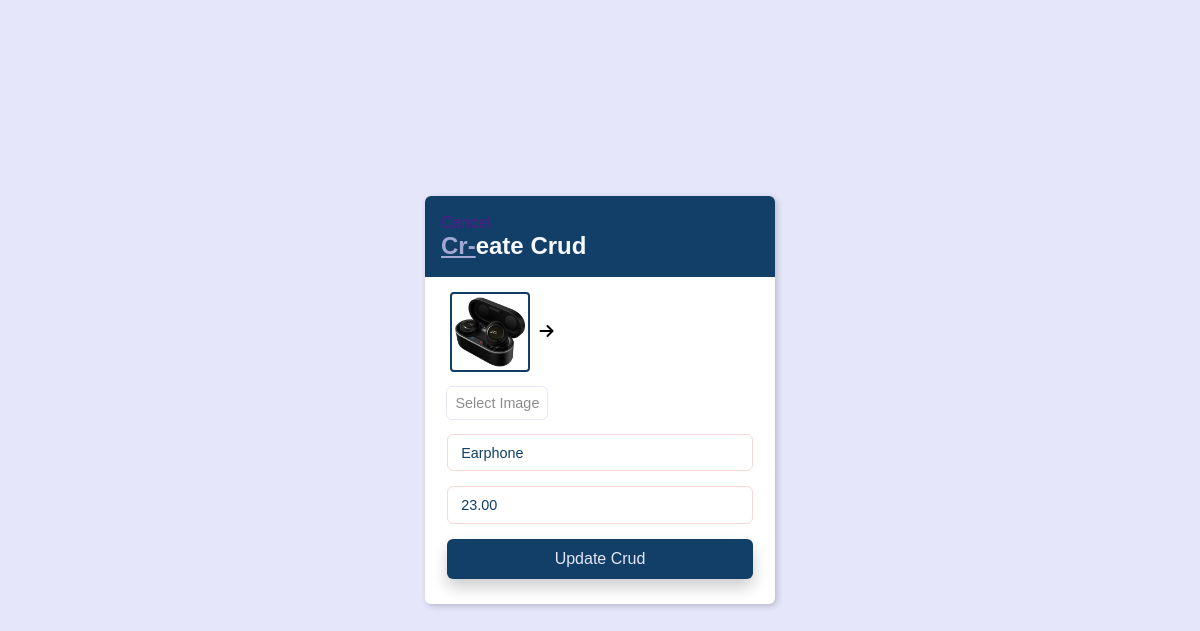
The app's page /update-crud/6/ with its own data.
### crud/models.py (models this page shows, shortened)
class Crud(models.Model):
    user = models.ForeignKey(User, on_delete=models.CASCADE, null=True)
    title = models.CharField(max_length=255)
    price = models.DecimalField(max_digits=10, decimal_places=2)
    image = models.ImageField(upload_to=image_upload_path, null=True)
    color = models.CharField(max_length=50, null=True, blank=True)
    updated = models.DateTimeField(auto_now=True)
    created = models.DateTimeField(auto_now_add=True)
    class Meta:
        ordering = ['-updated', '-created']
    @property
    def get_crud_image(self):
        try:
            url = self.image.url
        except:
            url = ''
        return url

### crud/views.py (the view)
# urls.py: path('update-crud/<str:pk>/', views.updateCrud, name="update-crud"),
def updateCrud(request, pk):
    crud = Crud.objects.get(id=pk)
    if request.method == "POST":
        form = CrudForm(request.POST, request.FILES, instance=crud)
        if form.is_valid():
            crud = form.save(commit=False)
            crud.color = request.POST.get('color')
            crud.save()
            return redirect('crud')
    else:
        form = CrudForm(instance=crud)
    context = {'btn': 'Update', 'form': form, 'crud': crud}
    return render(request, "crud/create_form.html", context)

### crud/forms.py
class CrudForm(forms.ModelForm):
    image = forms.ImageField(widget=forms.FileInput(attrs={"onChange": "showImage(this)", "name": "image", "id":"c__img"}))
    class Meta:
        model = Crud
        fields = ['image', 'title', 'price']
        widgets = {
            'title': forms.TextInput(attrs={"placeholder": "Product Title"}),
            'price': forms.TextInput(attrs={"placeholder": "Product Price"}),
        }

### crud/templates/crud/create_form.html (shortened to what this page needs)
{% extends 'index.html' %}
{% load static %}
{% block content %}
<main>
    <div class="form__wrapper">
        <div class="form__header crud_h">
            <a href="" class="cancel__crud">Cancel</a>
            <h2><span>Cr-</span>eate Crud</h2>
        </div>
        <div class="crud__images">
            {% if btn == 'Update' %}
                <img src="{{ crud.get_crud_image }}" alt="" class="update__img">
                <span class="crud">
                    <i class="fas fa-arrow-right"></i>
                </span>
            {% endif %}
        </div>
        <form action="" method="POST" autocomplete="off" enctype="multipart/form-data" data-crud-form>
            <div class="field__group image__field">
                <label class="c__img" for="c__img">Select Image</label>
            </div>
            <div class="field__group">
                {{ form.title }}
            </div>
            <div class="field__group">
                {{ form.price }}
            </div>
            <button class="btn f__btn">{{ btn }} Crud</button>
        </form>
    </div>
</main>
{% endblock %}

### static/css/styles.css (style rules this page uses)
:root { --header-shadow: 2px 3px 4px rgba(0, 0, 0, 0.3); --dropdown-shadow: 2px 2px 5px rgba(0, 0, 0, 0.2); --form-shadow: 2px 2px 6px rgba(0, 0, 0, 0.2); --pwd-sent-shadow: 2px 2px 10px rgba(0, 0, 0, 0.2); --list-shadow: 10px 0 20px rgba(0, 0, 0, 0.2); --body-bg-color: #f8f8ff; --main-bg-color: #113f67; --forms-main-color: #e6e6fa; --dropdown-bg-color: #f1f0f0; ---color: #a2a8d3; }
* { margin: 0; padding: 0; box-sizing: border-box; }
a { text-decoration: none; }
img { max-width: 100%; }
.btn { display: block; padding: .5rem 1rem; border: transparent; font-size: 1rem; background-color: var(--main-bg-color); border-radius: 6px; color: #e6e6fa; box-shadow: 0 8px 15px rgba(0, 0, 0, 0.2); cursor: pointer; transition: all .3s ease; }
body { font-size: 16px; background-color: #f5f5f5; font-family: sans-serif; }
main { min-height: 100vh; display: flex; align-items: center; justify-content: center; background-color: var(--forms-main-color); }
.crud__images { width: 86%; margin: 0 auto; display: flex; align-items: center; gap: 10px; margin-top: 15px; }
.update__img { width: 80px; border: 2px solid #113f67; padding: 3px; border-radius: 4px; }
.form__wrapper { width: min(350px, 90%); background-color: #fff; box-shadow: var(--form-shadow); border-radius: 6px; padding-bottom: 10px; }
.form__header { background-color: var(--main-bg-color); padding: 1.1rem 1rem; border-radius: 6px 6px 0 0; margin-bottom: 10px; }
.form__header h2 { color: var(--body-bg-color); }
.form__header span { color: var(---color); text-decoration: underline; }
.form__wrapper form { padding-inline: 1.4rem; margin-top: 10px; }
.field__group { width: 100%; margin-bottom: 15px; position: relative; }
.field__group input { width: 100%; padding: .6rem .8rem; border-radius: 6px; outline: 1.5px solid transparent; font-size: .9rem; border: 1px solid #f8d7da; color: #113f67; }
.image__field { margin-top: 15px; }
.image__field label { display: inline-block; outline: 1px solid #e6e6fa; color: #8d8b8b; font-size: .9rem; padding: .5rem; border-radius: 5px; cursor: pointer; transition: all .3s ease; }
.f__btn { width: 100%; padding-block: .7rem; margin-bottom: 15px; }

### records on screen
Crud: get_crud_image (picture), title "Earphone", price "23.00"

### other values on screen
{{ btn }} "Update"
